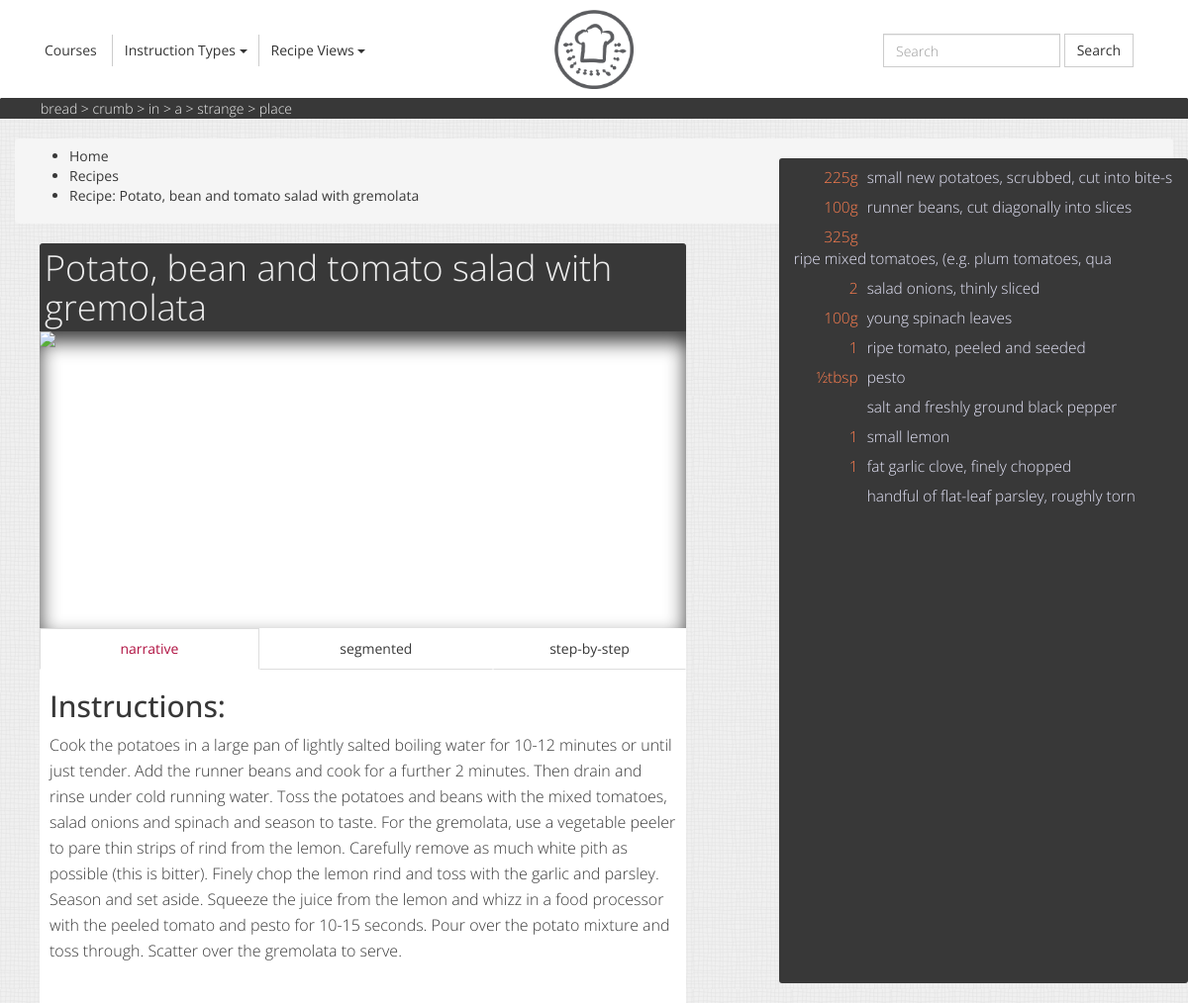
/recipe/4, run on an earlier commit of the app's database.
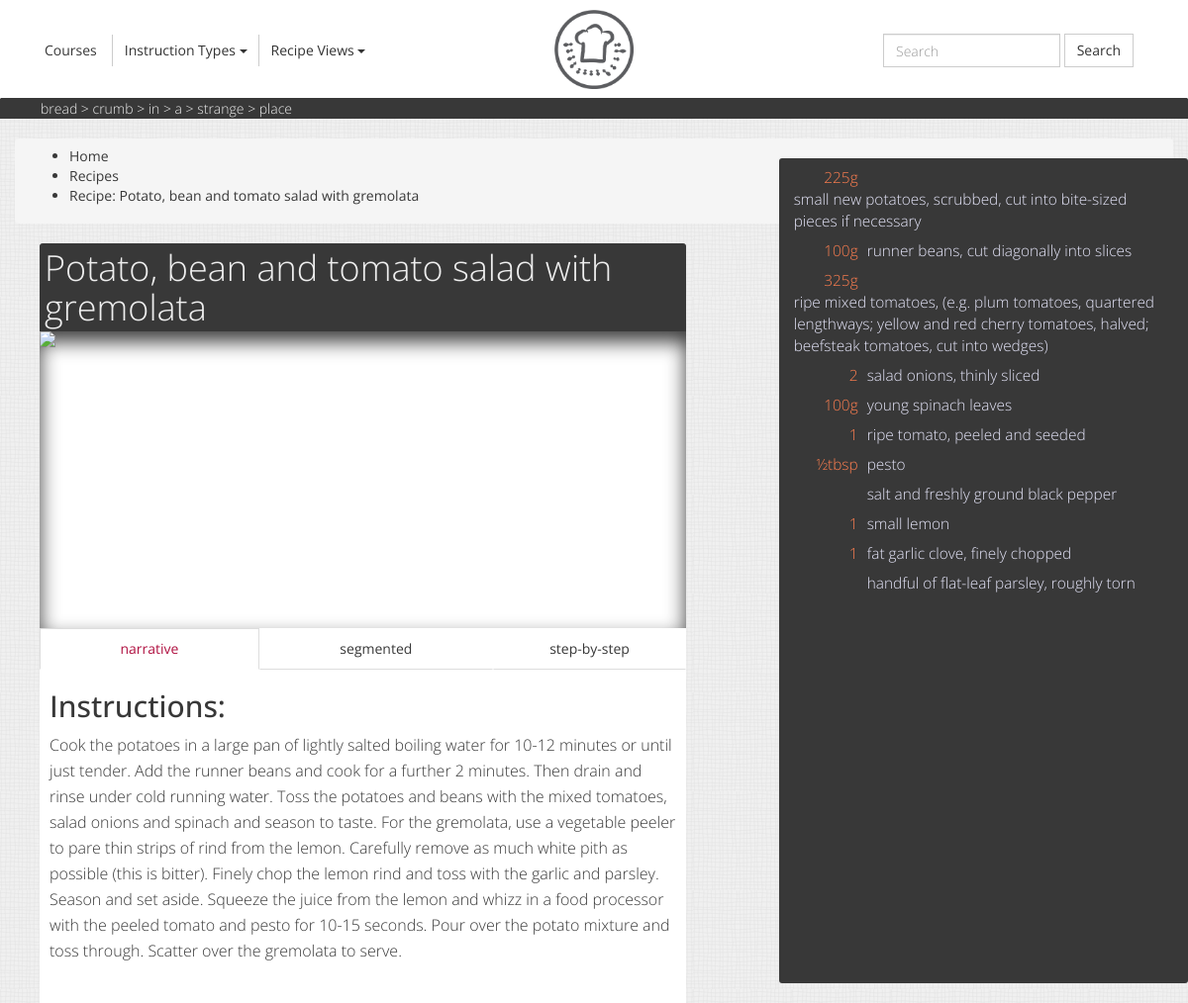
And on a later commit of the database.
### tables this page shows
CREATE TABLE `recipe` (
  `recipeid` INT NOT NULL AUTO_INCREMENT,
  `name` VARCHAR(100) NOT NULL,
  `narrative` TEXT NOT NULL,
  `courseid` INT NULL,
  `diettype` ENUM('Vegetarian', 'Vegan', 'Celiac') NULL,
  `serves` INT NOT NULL,
  `imageurl` VARCHAR(200) NULL,
  `calories` INT NOT NULL,
  `preptime` INT NOT NULL,
  PRIMARY KEY (`recipeid`),
  CONSTRAINT `fkey_recipe_courseid`
    FOREIGN KEY (`courseid`)
    REFERENCES `course` (`courseid`)
    ON DELETE RESTRICT
    ON UPDATE RESTRICT);

CREATE TABLE `recipe_ingredient` (
  `recipeingredientid` INT NOT NULL AUTO_INCREMENT,
  `name` VARCHAR(150) NOT NULL,
  `quantity` DECIMAL(5,2) NULL,
  `section` VARCHAR(45) NULL,
  `units` VARCHAR(15) NULL,
  `recipeid` INT NOT NULL,
  PRIMARY KEY (`recipeingredientid`),
  CONSTRAINT `fkey_recipe_ingredient_recipeid`
    FOREIGN KEY (`recipeid`)
    REFERENCES `recipe` (`recipeid`)
    ON DELETE RESTRICT
    ON UPDATE RESTRICT);

### application/controllers/recipe.php (called while the page is built, shortened)
<?php
	class Recipe extends CI_Controller
	{
        public function __construct()
        {
            $this->load->model('Recipe_model', 'recipe_model', true);
        }
		public function view($recipeId = null)
		{
			if(isset($recipeId))
			{
                $this->load->model('Recipe_style_model');
                $preferredRecipeStyle = $this->Recipe_style_model->getRecipeStyle();
                if(!$preferredRecipeStyle)
                {
                    $this->Recipe_style_model->setRecipeStyle();
                    $preferredRecipeStyle = 'narrative';
                }
                $data['defaultStyle'] = $preferredRecipeStyle;
                $info = $this->recipe_model->getRecipeInfo($recipeId);
                $data['title'] = $info->name;
                $data['image'] = $info->imageurl;
                $data['narrative'] = $this->recipe_model->getRecipeNarrative($recipeId);
                $data['steps'] = $this->recipe_model->getRecipeStepped($recipeId);
                $data['segmented'] = $this->recipe_model->getRecipeSegmented($recipeId);
				$this->load->model('Breadcrumb_model');
				$data['breadcrumb'] = $this->Breadcrumb_model->generateBreadcrumb('recipe');
				$data['breadcrumb']['Recipe: ' . $data['title']] = base_url() . 'recipe/' . $recipeId;
			} else {
                header('HTTP/1.1 400 Bad Request');
                header('Location: ../');
            }
			$this->load->helper('html');
			$this->load->view('templates/header.php', $data);
			$this->load->view('pages/recipe.php', $data);
			$this->load->view('templates/footer.php', $data);
		}
	}

### index.php (called while the page is built, shortened)
<?php
require_once BASEPATH.'core/CodeIgniter.php';

### application/models/recipe_model.php (called while the page is built, shortened)
<?php
class Recipe_model extends CI_Model
{
    public function getRecipeInfo($recipeid)
    {
        $this->db->select('recipeid, name, courseid, diettype, serves, imageurl, calories, preptime')
                  ->from('recipe')
                  ->where(['recipeid' => $recipeid])
                  ->limit(1);
        $q = $this->db->get();
        if (empty($q))
        {
            throw new Exception('That recipe could not be found.', 404);
        } else {
            return $q->result()[0];
        }
    }
    public function getRecipeNarrative($recipeid)
    {
        $this->db->select('narrative')
                ->from('recipe')
                ->where(['recipeid' => $recipeid])
                ->limit(1);
        $q = $this->db->get();
        if (empty($q))
        {
            throw new Exception('That recipe could not be found.', 404);
        } else {
            $recipe = new stdClass();
            $recipe->instructions = $q->result()[0]->narrative;
            $recipe->ingredients = $this->getNarrativeIngredients($recipeid);
            return $recipe;
        }
    }
    public function getRecipeSegmented($recipeid)
    {
        $this->db->select('stepid, instruction')
                ->from('recipe_segmented')
                ->where(['recipeid' => $recipeid])
                ->order_by('stepid', 'asc');
        $recipe = new stdClass();
        $recipe->instructions = $this->db->get()->result();
        $recipe->ingredients = $this->getSegmentedIngredients($recipeid);
        return $recipe;
    }
    public function getRecipeStepped($recipeid)
    {
        $this->db->select('stepid, instruction')
                ->from('recipe_step')
                ->where(['recipeid' => $recipeid])
                ->order_by('stepid', 'asc');
        $recipe = new stdClass();
        $recipe->instructions = $this->db->get()->result();
        $recipe->ingredients = $this->getSteppedIngredients($recipeid);
        return $recipe;
    }
    private function getNarrativeIngredientsExcept($recipeid, $except)
    {
        if (empty($except)) {
            $except = [0];
        }
        $this->db->select('name, quantity, section, units')
                ->from('recipe_ingredient')
                ->where_not_in('recipeingredientid', $except)
                ->where(['recipeid' => $recipeid]);
        $result = $this->db->get()->result();
        return array_map(function($x)
        {
            if ($x->quantity != null)
            {
                $x->quantity = (string)$x->quantity+0;
            }
            $prefix = floor($x->quantity);
            if ($prefix == 0)
            {
                $prefix = '';
            }
            switch (fmod($x->quantity,1))
            {
                case 0.25:
                    $x->quantity = $prefix.'&frac14;';
                    break;
                case 0.33:
                    $x->quantity = $prefix.'&#8531;';
                    break;
                case 0.5:
                    $x->quantity = $prefix.'&frac12;';
                    break;
                case 0.67:
                    $x->quantity = $prefix.'&#8532;';
                    break;
                case 0.75:
                    $x->quantity = $prefix.'&frac34;';
                    break;
            }
            return $x;
        }, $result);
    }
    private function getNarrativeIngredients($recipeid)
    {
        return $this->getNarrativeIngredientsExcept($recipeid, []);
    }
    private function getSegmentedIngredients($recipeid)
    {
        $this->db->select('name, quantity, section, units, replaces')
                ->from('recipe_segmented_ingredient')
                ->where(['recipeid' => $recipeid]);
        $ingredients = $this->db->get()->result();
        $replaced = [];
        $narrative = $this->getNarrativeIngredientsExcept($recipeid, $replaced);
        return array_merge($ingredients, $narrative);
    }
    private function getSteppedIngredients($recipeid)
    {
        $this->db->select('name, quantity, section, units, replaces')
                ->from('recipe_step_ingredient')
                ->where(['recipeid' => $recipeid]);
        $ingredients = $this->db->get()->result();
        $replaced = [];
        foreach ($ingredients as $ingredient) {
            if ($ingredient->replaces != null) {
                $replaced[] = $ingredient->replaces;
            }
        }
        $narrative = $this->getNarrativeIngredientsExcept($recipeid, $replaced);
        return array_merge($ingredients, $narrative);
    }
}

### application/views/pages/recipe.php (the view, shortened to what this page needs)
<div class="container single-recipe">
    <div class="row">
        <div class="recipe col-sx-12 col-sm-12 col-md-7 col-lg-7">
            <h1 tabindex="5"><?php echo $title?></h1>
            <img alt="Image of <?php echo $title?>" class="recipe-img" src="" style="background-image: url(<?php echo $image?>);">
        </div>
        <div class="col-sx-12 col-sm-12 col-md-offset-1 col-md-4 col-lg-offset-1 col-lg-4 ingredients">
            <h2 tabindex="8">Ingredients:</h2>
            <ul>
                <?php foreach ($narrative->ingredients as $ingredient):?>
                <li>
                    <span class="amount"><?php echo $ingredient->quantity.$ingredient->units?></span>
                    <span class="ingredient-name"><?php echo $ingredient->name?></span>
                </li>
                <?php endforeach?>
            </ul>
        </div>
        <div class="recipe col-sx-12 col-sm-12 col-md-7 col-lg-7">
            <ul class="nav nav-tabs nav-justified">
                <li class="<?php echo $defaultStyle == 'narrative' ? 'active' : '' ?>">
					<a class="recipe-style" href="#narrative" data-style="narrative"
                       data-toggle="tab" data-target="#narrative">narrative</a>
                </li>
                <li class="<?php echo $defaultStyle == 'segmented' ? 'active' : '' ?>">
					<a class="recipe-style" href="#segmented" data-style="segmented"
                       data-toggle="tab" data-target="#segmented">segmented</a>
                </li>
                <li class="<?php echo $defaultStyle == 'step' ? 'active' : '' ?>">
					<a class="recipe-style" href="#step-by-step" data-style="step"
                       data-toggle="tab" data-target="#step-by-step">step-by-step</a>
                </li>
            </ul>
            <div class="tab-content">
                <div tabindex="7" class="tab-pane fade <?php
                    echo $defaultStyle == 'narrative' ? 'in active' : '' ?>" id="narrative">
                    <h2 tabindex="8">Instructions:</h2>
                    <section tabindex="9">
                        <?php echo $narrative->instructions;?>
                    </section>
                </div>
            </div>
        </div>
    </div>
</div>

### application/views/templates/header.php (shortened to what this page needs)
<!DOCTYPE html>
<html lang="en">
<head>
    <link href="//netdna.bootstrapcdn.com/bootstrap/3.1.1/css/bootstrap.min.css" rel="stylesheet" type='text/css'>
    <link href="<?php echo base_url() . 'assets/css/style.css' ?>" rel="stylesheet" type="text/css">
</head>
<body>
    <header>
        <a class="brand" href="<?php echo base_url() . 'recipes/grid-view' ?>">
        </a>
        <nav class="navbar" role="navigation">
            <div class="container">
                <div class="collapse navbar-collapse" id="bs-example-navbar-collapse-1">
                    <ul class="nav navbar-nav">
						<li tabindex="3"  class="<?php echo $this->uri->segment(1) == 'courses' ? 'active' : '' ?>"><a title="courses" href="<?php echo base_url() . 'courses/' ?>">Courses</a></li>
                    </ul>
                    <span class="btn-group">
                      <div class="btn-group">
                        <button tabindex="4" type="button" class="btn btn-default dropdown-toggle" data-toggle="dropdown">
                          Instruction Types
                          <span class="caret"></span>
                        </button>
                      </div>
                      <div class="btn-group">
                        <button tabindex="4" type="button" class="btn btn-default dropdown-toggle" data-toggle="dropdown">
                           Recipe Views
                          <span class="caret"></span>
                        </button>
                      </div>
                    </span>
                    <form class="navbar-form navbar-right" role="search">
                        <div class="form-group">
                          <input type="text" class="form-control" placeholder="Search">
                        </div>
                        <button type="submit" class="btn btn-default">Search</button>
                      </form>
                </div>
            </div>
        </nav>
        <div id="breadcrumbs" class="container">
            <div class="container">
                bread > crumb > in > a > strange > place
            </div>
        </div>
    </header>
	<?php if(isset($breadcrumb)) { ?>
		<div class="container breadcrumb">
			<ul>
				<?php
				      foreach($breadcrumb as $name => $link)
				      {
				         echo '<li><a href="' . $link . '">' . $name . '</a></li>';
				      }
				?>
			</ul>
		</div>
	<?php } ?>

### application/views/templates/footer.php (shortened to what this page needs)
</body>
</html>

### assets/css/style.css (style rules this page uses)
html, body { height: 100%; background: #F5F4EE; background-image: url("./../../assets/images/tile.png"); }
body a { text-decoration: none; color: #383838; font-weight: 400; }
body nav, input, button { -webkit-border-radius: 0px !important; -moz-border-radius: 0px !important; border-radius: 0px !important; background: #FFF; }
.brand { width: 80px; height: 80px; left: 50%; margin: 10px 0 10px -40px; position: absolute; z-index: 1; background-image: url("./../../assets/images/icon.png"); background-size: cover; background-repeat: no-repeat; background-position: 50% 50%; transition: 1s; -webkit-transition: 1s; -moz-transition: 1s }
.navbar { min-height: 100px; background: #FFF; border-bottom: 1px solid #383838; -moz-box-shadow: 0px 0px 3px 2px rgba(0,0,0,0.2); -webkit-box-shadow: 0px 0px 3px 2px rgba(0,0,0,0.2); box-shadow: 0px 0px 3px 2px rgba(0,0,0,0.2); }
.collapse.navbar-collapse { margin-right: 25px; }
.nav>li.active a { color: #B01141; }
.nav-tabs.nav-justified>li>a { padding: 10px; -webkit-border-radius: 0px !important; -moz-border-radius: 0px !important; border-radius: 0px !important; }
.navbar > .container { margin-bottom: 10px; padding: 0; margin-top: 25px; }
.navbar > .container li:first-child { margin-left: 0px; }
h1, a, div, p { padding: 0; margin: 0; font-family: 'Open Sans', sans-serif; font-weight: 300; color: #383838; }
h1 { margin-left: 10px; }
.recipe { padding: 0; background: #FFF; }
.recipe .tab-pane { padding: 0 10px; }
.recipe h1 { -webkit-border-top-left-radius: 3px; -moz-border-top-left-radius: 3px; border-top-left-radius: 3px; -webkit-border-top-right-radius: 3px; -moz-border-top-right-radius: 3px; border-top-right-radius: 3px; background: #383838; color: #EEE; margin-left: 0; padding: 5px; }
.recipe p { margin-bottom: 40px; }
.recipe .recipe-img { -moz-box-shadow: inset 0px 10px 20px #383838; -webkit-box-shadow: inset 0px 10px 20px #383838; box-shadow: inset 0px 10px 20px #383838; background-image: url("http://bit.ly/1ffWb3r"); background-size: cover; background-repeat: no-repeat; background-position: 50% 50%; height: 300px; width: 100%; }
.container.single-recipe { padding: 0 40px; }
.ingredients { padding: 0; }
.ingredients ul { font-size: 110%; -webkit-border-radius: 3px; -moz-border-radius: 3px; border-radius: 3px; padding: 5px; background: #383838; list-style: none; color: #EEE; }
.ingredients h2 { margin: 0; }
.ingredients ul li { padding: 4px 10px; }
.ingredients ul li .amount { width: 70px; display: inline-block; text-align: right; color: Coral; padding-right: 5px; }
.ingredients ul li .ingredient-name { display: inline-block; color: Lavender; }
@media (min-width: 990px) { .ingredients ul { position: fixed; margin-top: 40px; bottom: 10px; top: 120px; overflow-y: auto; } }
@media (min-width: 990px) { .ingredients h2 { position: fixed; } }
button.dropdown-toggle { margin-top: 9px; border-top: none; border-bottom: none; border-right: none; }
img { display: block; color: transparent; }
ol li, section p, label { font-size: 16px; line-height: 26px; }
#breadcrumbs { background: #383838; width: 100%; position: relative; top: -20px; }
#breadcrumbs .container { color: #EEE; padding-left: 26px; }

What changed in the data, as far as the page shows it:
changed recipe_ingredient: name "small new potatoes, scrubbed, cut into bite-s" → "small new potatoes, scrubbed, cut into bite-sized pieces if necessary"
changed recipe_ingredient: name "ripe mixed tomatoes, (e.g. plum tomatoes, qua" → "ripe mixed tomatoes, (e.g. plum tomatoes, quartered lengthways; yellow and red cherry tomatoes, halved; beefsteak tomatoes, cut into wedges)"
